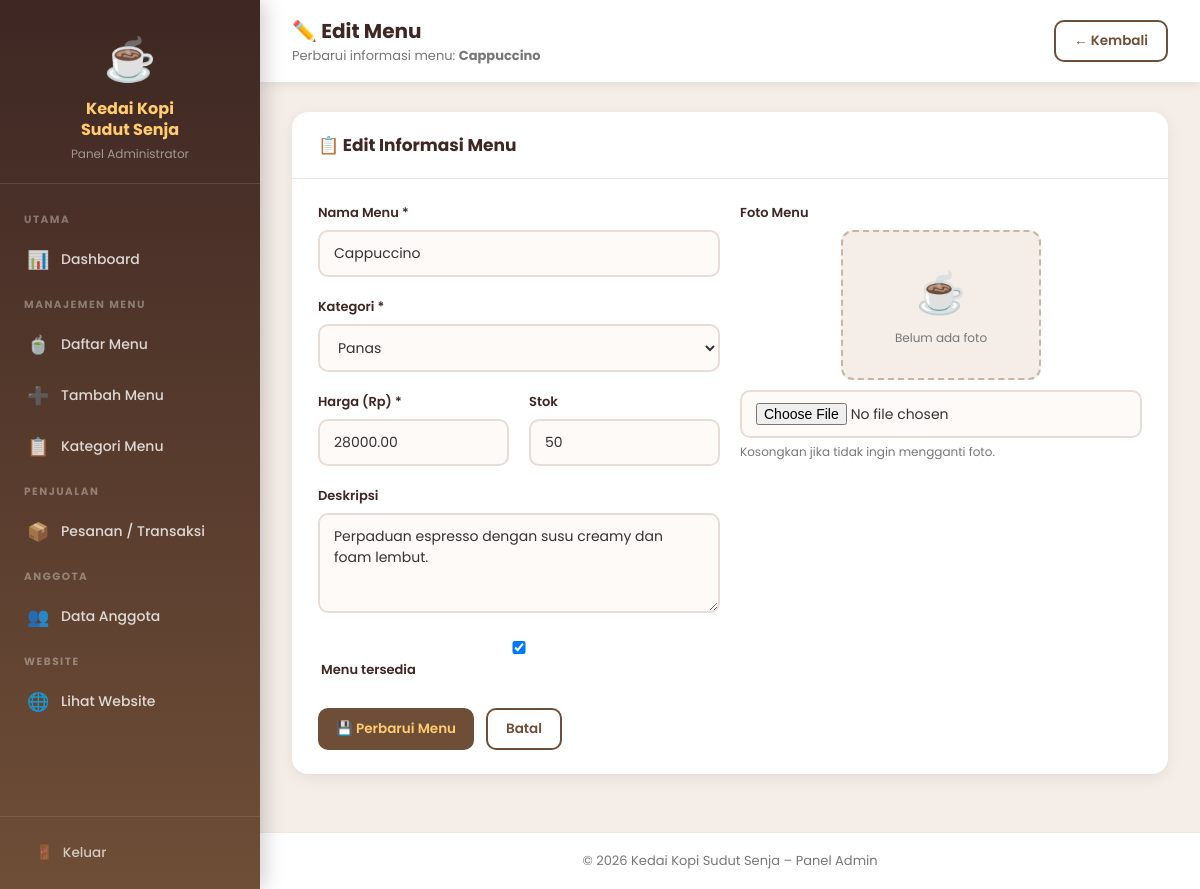
Screenshot of /admin/edit_menu.php?id=2 (signed in) with the database file from the repository.
### tables this page shows
CREATE TABLE IF NOT EXISTS menu (
    id           INT AUTO_INCREMENT PRIMARY KEY,
    kategori_id  INT           NOT NULL,
    nama         VARCHAR(150)  NOT NULL,
    deskripsi    TEXT          DEFAULT NULL,
    harga        DECIMAL(10,2) NOT NULL DEFAULT 0,
    gambar       VARCHAR(255)  DEFAULT NULL,
    stok         INT           NOT NULL DEFAULT 0,
    tersedia     TINYINT(1)    NOT NULL DEFAULT 1,
    created_at   TIMESTAMP     DEFAULT CURRENT_TIMESTAMP,
    updated_at   TIMESTAMP     DEFAULT CURRENT_TIMESTAMP ON UPDATE CURRENT_TIMESTAMP,
    CONSTRAINT fk_menu_kategori FOREIGN KEY (kategori_id)
        REFERENCES kategori_menu(id) ON DELETE CASCADE ON UPDATE CASCADE
);

CREATE TABLE IF NOT EXISTS kategori_menu (
    id          INT AUTO_INCREMENT PRIMARY KEY,
    nama        VARCHAR(100) NOT NULL,
    deskripsi   TEXT         DEFAULT NULL,
    created_at  TIMESTAMP    DEFAULT CURRENT_TIMESTAMP
);

### admin/edit_menu.php (the view, shortened to what this page needs)
<?php
require_once __DIR__ . '/../config/db.php';
$id = isset($_GET['id']) ? (int)$_GET['id'] : 0;
$menu      = $conn->query("SELECT * FROM menu WHERE id=$id")->fetch_assoc();
$kategoris = $conn->query("SELECT * FROM kategori_menu ORDER BY nama");
?>
<!DOCTYPE html>
<html lang="id">
<head>
    <link rel="stylesheet" href="admin.css">
</head>
<body>
<div class="admin-layout">
    <?php include 'sidebar.php'; ?>
    <div class="main-content">
        <div class="topbar">
            <div class="topbar-left">
                <h3>✏️ Edit Menu</h3>
                <p>Perbarui informasi menu: <strong><?= htmlspecialchars($menu['nama']) ?></strong></p>
            </div>
            <div class="topbar-right">
                <a href="kelola_menu.php" class="btn btn-outline">← Kembali</a>
            </div>
        </div>
        <div class="page-body">
            <div class="card">
                <div class="card-header"><h3>📋 Edit Informasi Menu</h3></div>
                <div class="card-body">
                    <form method="POST" enctype="multipart/form-data">
                        <div class="form-row">
                            <div>
                                <div class="form-group">
                                    <label>Nama Menu *</label>
                                    <input type="text" name="nama" required value="<?= htmlspecialchars($_POST['nama'] ?? $menu['nama']) ?>">
                                </div>
                                <div class="form-group">
                                    <label>Kategori *</label>
                                    <select name="kategori_id" required>
                                        <?php while ($kat = $kategoris->fetch_assoc()): ?>
                                        <option value="<?= $kat['id'] ?>"
                                            <?= (($_POST['kategori_id'] ?? $menu['kategori_id']) == $kat['id']) ? 'selected' : '' ?>>
                                            <?= htmlspecialchars($kat['nama']) ?>
                                        </option>
                                        <?php endwhile; ?>
                                    </select>
                                </div>
                                <div class="form-row">
                                    <div class="form-group">
                                        <label>Harga (Rp) *</label>
                                        <input type="number" name="harga" min="0" required
                                               value="<?= htmlspecialchars($_POST['harga'] ?? $menu['harga']) ?>">
                                    </div>
                                    <div class="form-group">
                                        <label>Stok</label>
                                        <input type="number" name="stok" min="0"
                                               value="<?= htmlspecialchars($_POST['stok'] ?? $menu['stok']) ?>">
                                    </div>
                                </div>
                                <div class="form-group">
                                    <label>Deskripsi</label>
                                    <textarea name="deskripsi"><?= htmlspecialchars($_POST['deskripsi'] ?? $menu['deskripsi']) ?></textarea>
                                </div>
                                <div class="form-group">
                                    <label>
                                        <input type="checkbox" name="tersedia" value="1"
                                               <?= (isset($_POST['tersedia']) ? isset($_POST['tersedia']) : $menu['tersedia']) ? 'checked' : '' ?>>
                                        &nbsp;Menu tersedia
                                    </label>
                                </div>
                            </div>
                            <div>
                                <div class="form-group">
                                    <label>Foto Menu</label>
                                    <div class="img-preview-wrap">
                                        <?php
                                        $imgSrc = '';
                                        ?>
                                        <?php if ($imgSrc): ?>
                                        <img id="imgPreview" src="<?= htmlspecialchars($imgSrc) ?>" alt="Foto menu"
                                             style="max-width:200px;max-height:160px;-webkit-border-radius: 12px; border-radius: 12px;object-fit:cover;border:3px solid #f4ede8;margin-bottom:10px;">
                                        <?php else: ?>
                                        <div class="img-placeholder" id="imgPlaceholder">
                                            <span>☕</span><small>Belum ada foto</small>
                                        </div>
                                        <?php endif; ?>
                                    </div>
                                    <input type="file" name="gambar" accept="image/*" onchange="previewImg(this)">
                                    <p class="form-hint">Kosongkan jika tidak ingin mengganti foto.</p>
                                </div>
                            </div>
                        </div>
                        <div style="display:flex;gap:12px;margin-top:8px;">
                            <button type="submit" class="btn btn-primary">💾 Perbarui Menu</button>
                            <a href="kelola_menu.php" class="btn btn-outline">Batal</a>
                        </div>
                    </form>
                </div>
            </div>
        </div>
        <div class="admin-footer">© 2026 Kedai Kopi Sudut Senja – Panel Admin</div>
    </div>
</div>
</body>
</html>

### admin/admin.css (style rules this page uses)
* { margin: 0; padding: 0; box-sizing: border-box; font-family: 'Poppins', Arial, sans-serif; }
:root { --brown-dark: #3e2723; --brown-main: #6f4e37; --brown-light: #a0522d; --gold: #ffcc70; --gold-light: #fff3cc; --bg: #f4ede8; --white: #ffffff; --sidebar-w: 260px; --text: #333; --text-light: #777; --success: #27ae60; --danger: #e74c3c; --warning: #f39c12; --info: #2980b9; }
body { background: var(--bg); color: var(--text); min-height: 100vh; }
.admin-layout { display: flex; min-height: 100vh; }
.main-content { margin-left: var(--sidebar-w); flex: 1; display: flex; -webkit-flex-direction: column; flex-direction: column; min-height: 100vh; }
.topbar { background: var(--white); padding: 16px 32px; display: flex; -webkit-align-items: center; align-items: center; -webkit-justify-content: space-between; justify-content: space-between; -webkit-box-shadow: 0 2px 10px rgba(0,0,0,0.08); box-shadow: 0 2px 10px rgba(0,0,0,0.08); position: sticky; top: 0; z-index: 50; }
.topbar-left h3 { font-size: 20px; font-weight: 700; color: var(--brown-dark); }
.topbar-left p { font-size: 13px; color: var(--text-light); }
.topbar-right { display: flex; -webkit-align-items: center; align-items: center; gap: 16px; }
.page-body { padding: 30px 32px; flex: 1; }
.card { background: var(--white); -webkit-border-radius: 16px; border-radius: 16px; -webkit-box-shadow: 0 4px 15px rgba(0,0,0,0.07); box-shadow: 0 4px 15px rgba(0,0,0,0.07); overflow: hidden; margin-bottom: 28px; }
.card-header { padding: 20px 26px; border-bottom: 1px solid #f0e8e0; display: flex; -webkit-align-items: center; align-items: center; -webkit-justify-content: space-between; justify-content: space-between; }
.card-header h3 { font-size: 17px; font-weight: 700; color: var(--brown-dark); }
.card-body { padding: 24px 26px; }
.btn { display: inline-flex; -webkit-align-items: center; align-items: center; gap: 6px; padding: 9px 18px; -webkit-border-radius: 10px; border-radius: 10px; font-size: 13.5px; font-weight: 600; text-decoration: none; cursor: pointer; border: none; -webkit-transition: all 0.25s; transition: all 0.25s; font-family: 'Poppins', sans-serif; }
.btn-primary { background: var(--brown-main); color: var(--gold); }
.btn-outline { background: transparent; color: var(--brown-main); border: 2px solid var(--brown-main); }
.form-row { display: grid; grid-template-columns: 1fr 1fr; gap: 20px; }
.form-group { margin-bottom: 20px; }
.form-group label { display: block; font-size: 13px; font-weight: 600; color: var(--brown-dark); margin-bottom: 7px; }
.form-group input, .form-group select, .form-group textarea { width: 100%; padding: 11px 14px; border: 2px solid #e8ddd6; -webkit-border-radius: 10px; border-radius: 10px; font-size: 14px; color: var(--text); background: #fdfaf8; -webkit-transition: border-color 0.3s, box-shadow 0.3s; transition: border-color 0.3s, box-shadow 0.3s; font-family: 'Poppins', sans-serif; }
.form-group textarea { resize: vertical; min-height: 100px; }
.form-hint { font-size: 12px; color: var(--text-light); margin-top: 5px; }
.img-preview-wrap { text-align: center; }
.img-placeholder { width: 200px; height: 150px; background: var(--bg); -webkit-border-radius: 12px; border-radius: 12px; display: flex; -webkit-flex-direction: column; flex-direction: column; -webkit-align-items: center; align-items: center; -webkit-justify-content: center; justify-content: center; font-size: 40px; color: var(--text-light); border: 2px dashed #c8b5a5; margin: 0 auto 10px; }
.img-placeholder small { font-size: 12px; margin-top: 6px; }
.admin-footer { padding: 18px 32px; background: var(--white); text-align: center; font-size: 13px; color: var(--text-light); border-top: 1px solid #f0e8e0; }

### rows the page displays
menu: nama "Cappuccino", kategori_id "Panas", harga "28000.00", stok "50", deskripsi "Perpaduan espresso dengan susu creamy dan foam lembut.", tersedia "☑"
